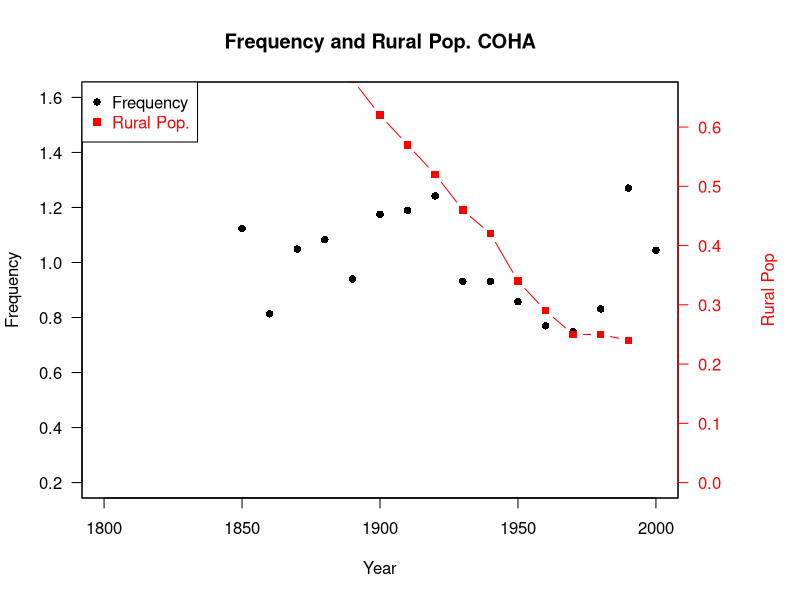

Source code (R):
inputa = read.csv("species_COHA_normalized.csv")
inputb = read.csv("rural_pop_US.csv")

## data
input1 <- inputa[,c('decade','AVG')]
input2 <- inputb[,c('YEAR','NORMALIZED')]

## add extra space to right margin of plot within frame
par(mar=c(5, 4, 4, 6) + 0.1)

## Plot first set of data and draw its axis
plot(x = input1$decade,y = input1$AVG, pch=16, axes=FALSE, ylim=c(0.2,1.6), xlim=c(1800,2000), xlab="Year", ylab="Frequency", type="b",col="black", main="Frequency and Rural Pop. COHA")
axis(2, ylim=c(0.2,1.6),col="black",las=1)  ## las=1 makes horizontal labels
mtext("",side=2,line=2.5)
box()

## Allow a second plot on the same graph
par(new=TRUE)

## Plot the second plot and put axis scale on right
plot(x = input2$YEAR,y = input2$NORMALIZED, pch=15,  xlab="", ylab="", ylim=c(0,0.65), xlim=c(1800,2000), yaxt="n", type="b", col="red")

## a little farther out (line=4) to make room for labels
mtext("Rural Pop",side=4,col="red",line=4) 
axis(4, ylim=c(0,0.65), col="red",col.axis="red",las=1)

## Add Legend
legend("topleft",legend=c("Frequency","Rural Pop."),
  text.col=c("black","red"),pch=c(16,15),col=c("black","red"))